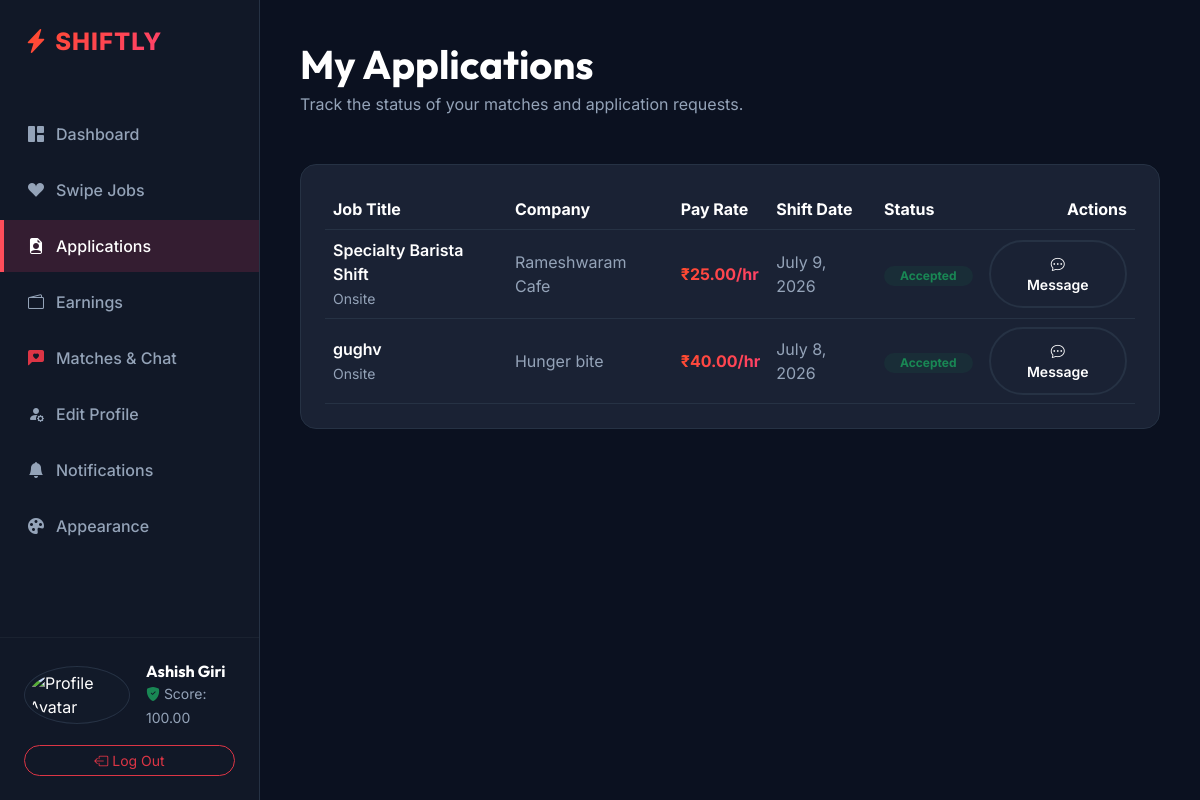
/api/v1/students/applications/ (signed in), run on an earlier commit of the app's database.
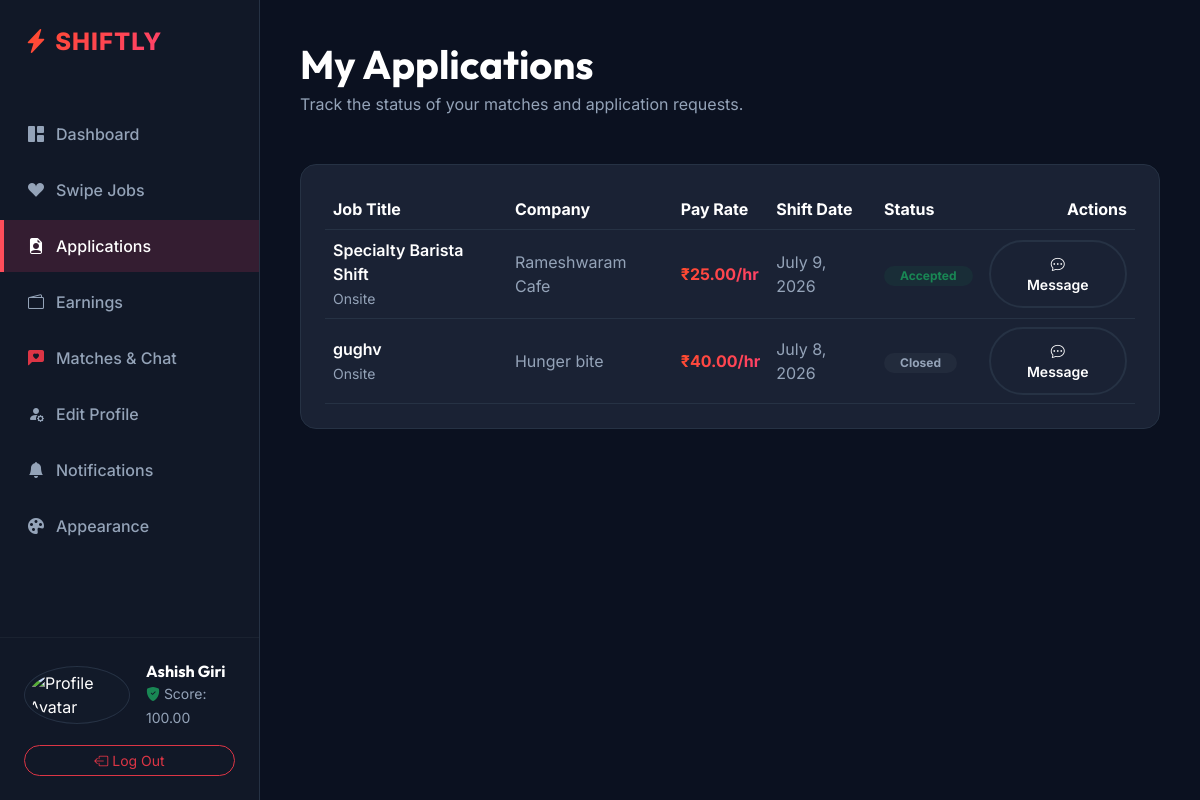
And on a later commit of the database.
### matches/models.py (models this page shows, shortened)
class JobApplication(models.Model):
    class ApplicationStatus(models.TextChoices):
        APPLIED = 'applied', 'Applied'
        SHORTLISTED = 'shortlisted', 'Shortlisted'
        OFFERED = 'offered', 'Offered'
        ACCEPTED = 'accepted', 'Accepted'
        REJECTED = 'rejected', 'Rejected'
        WITHDRAWN = 'withdrawn', 'Withdrawn'
        CLOSED = 'closed', 'Closed'
    match = models.OneToOneField(Match, on_delete=models.SET_NULL, null=True, blank=True, related_name='application')
    student = models.ForeignKey(StudentProfile, on_delete=models.RESTRICT, related_name='applications')
    job = models.ForeignKey(JobPosting, on_delete=models.RESTRICT, related_name='applications')
    status = models.CharField(max_length=20, choices=ApplicationStatus.choices, default=ApplicationStatus.APPLIED)
    cover_letter = models.TextField(blank=True, null=True)
    created_at = models.DateTimeField(auto_now_add=True)
    updated_at = models.DateTimeField(auto_now=True)

### jobs/models.py (models this page shows, shortened)
class JobPosting(models.Model):
    class WorkType(models.TextChoices):
        REMOTE = 'remote', 'Remote'
        HYBRID = 'hybrid', 'Hybrid'
        ONSITE = 'onsite', 'Onsite'
    class RateType(models.TextChoices):
        HOURLY = 'hourly', 'Hourly'
        FIXED = 'fixed', 'Fixed'
    class JobStatus(models.TextChoices):
        DRAFT = 'draft', 'Draft'
        ACTIVE = 'active', 'Active'
        FILLED = 'filled', 'Filled'
        ARCHIVED = 'archived', 'Archived'
        CANCELLED = 'cancelled', 'Cancelled'
    class JobCategory(models.TextChoices):
        CAFE_RESTAURANT = 'cafe_restaurant', '☕ Cafe / Restaurant'
        RETAIL_SHOP = 'retail_shop', '🛍 Retail Shop'
        OFFICE_ASSISTANT = 'office_assistant', '🏢 Office Assistant'
        EVENT_STAFFING = 'event_staffing', '🎪 Event Staffing'
        DELIVERY_PARTNER = 'delivery_partner', '🚚 Delivery Partner'
        VIDEO_EDITOR = 'video_editor', '🎥 Video Editor'
        GRAPHIC_DESIGNER = 'graphic_designer', '🎨 Graphic Designer'
        SOFTWARE_DEVELOPER = 'software_developer', '💻 Software Developer'
    class JobMode(models.TextChoices):
        ONSITE = 'onsite', 'On-site'
        REMOTE = 'remote', 'Remote'
    uuid = models.UUIDField(default=uuid.uuid4, editable=False, unique=True)
    business = models.ForeignKey(BusinessProfile, on_delete=models.RESTRICT, related_name='jobs')
    title = models.CharField(max_length=255)
    description = models.TextField()
    work_type = models.CharField(max_length=20, choices=WorkType.choices, default=WorkType.ONSITE)
    location_name = models.CharField(max_length=255)
    latitude = models.DecimalField(max_digits=10, decimal_places=8)
    longitude = models.DecimalField(max_digits=11, decimal_places=8)
    base_pay = models.DecimalField(max_digits=10, decimal_places=2)
    rate_type = models.CharField(max_length=20, choices=RateType.choices, default=RateType.HOURLY)
    start_date = models.DateField()
    end_date = models.DateField()
    shift_start_time = models.TimeField()
    shift_end_time = models.TimeField()
    slots_available = models.PositiveIntegerField(default=1)
    slots_filled = models.PositiveIntegerField(default=0)
    status = models.CharField(max_length=20, choices=JobStatus.choices, default=JobStatus.DRAFT)
    category = models.CharField(max_length=50, choices=JobCategory.choices, default=JobCategory.CAFE_RESTAURANT)
    job_mode = models.CharField(max_length=20, choices=JobMode.choices, default=JobMode.ONSITE)
    hiring_radius = models.DecimalField(max_digits=5, decimal_places=2, default=4.00, null=True, blank=True)
    is_urgent = models.BooleanField(default=False)
    created_at = models.DateTimeField(auto_now_add=True)
    updated_at = models.DateTimeField(auto_now=True)

### businesses/models.py (models this page shows, shortened)
class BusinessProfile(models.Model):
    class VerificationStatus(models.TextChoices):
        PENDING = 'pending', 'Pending'
        VERIFIED = 'verified', 'Verified'
        REJECTED = 'rejected', 'Rejected'
    user = models.OneToOneField(settings.AUTH_USER_MODEL, on_delete=models.CASCADE, related_name='business_profile')
    company_name = models.CharField(max_length=150)
    company_logo_url = models.URLField(max_length=255, blank=True, null=True)
    website_url = models.URLField(max_length=255, blank=True, null=True)
    description = models.TextField(blank=True, null=True)
    industry = models.CharField(max_length=100)
    business_registration_no = models.CharField(max_length=50, unique=True)
    tax_id = models.CharField(max_length=50, blank=True, null=True)
    verification_status = models.CharField(
        max_length=20,
        choices=VerificationStatus.choices,
        default=VerificationStatus.PENDING
    )
    reputation_score = models.DecimalField(max_digits=5, decimal_places=2, default=100.00)
    latitude = models.DecimalField(max_digits=10, decimal_places=8, null=True, blank=True)
    longitude = models.DecimalField(max_digits=11, decimal_places=8, null=True, blank=True)
    created_at = models.DateTimeField(auto_now_add=True)
    updated_at = models.DateTimeField(auto_now=True)

### students/views.py (the view)
# urls.py: path('applications/', ApplicationsListView.as_view(), name='student_applications'),
class ApplicationsListView(StudentRequiredMixin, ListView):
    template_name = 'students/applications.html'
    context_object_name = 'applications'
    def get_queryset(self):
        profile = get_object_or_404(StudentProfile, user=self.request.user)
        return JobApplication.objects.filter(student=profile).select_related(
            'job__business',
            'match',
            'match__chat_room',
        ).order_by('-created_at')

### students/views.py (called while the page is built)
    def dispatch(self, request, *args, **kwargs):
        if not request.user.is_authenticated:
            return self.handle_no_permission()
        if request.user.role != 'student' or not request.user.is_active or request.user.status != User.AccountStatus.APPROVED:
            raise PermissionDenied("Only approved students can access this area.")
        return super().dispatch(request, *args, **kwargs)

### templates/students/applications.html (shortened to what this page needs)
{% extends 'students/base.html' %}
{% block content %}
<div class="container-fluid p-0">
    <div class="mb-5">
        <h1 class="text-white mb-1">My Applications</h1>
        <p class="text-muted mb-0">Track the status of your matches and application requests.</p>
    </div>
    <div class="dash-card p-4">
        {% if applications %}
            <div class="table-responsive">
                <table class="table table-dark table-hover align-middle mb-0" style="--bs-table-bg: transparent; --bs-table-border-color: var(--dark-border);">
                    <thead>
                        <tr class="text-muted">
                            <th>Job Title</th>
                            <th>Company</th>
                            <th>Pay Rate</th>
                            <th>Shift Date</th>
                            <th>Status</th>
                            <th class="text-end">Actions</th>
                        </tr>
                    </thead>
                    <tbody>
                        {% for app in applications %}
                            <tr>
                                <td>
                                    <div class="fw-semibold text-white">{{ app.job.title }}</div>
                                    <small class="text-muted">{{ app.job.work_type|capfirst }}</small>
                                </td>
                                <td class="text-muted">{{ app.job.business.company_name }}</td>
                                <td>
                                    <span class="text-gradient-coral fw-bold">₹{{ app.job.base_pay }}/hr</span>
                                </td>
                                <td class="text-muted">
                                    {{ app.job.start_date }}
                                </td>
                                <td>
                                    <span class="badge
                                        {% if app.status == 'accepted' or app.status == 'offered' %}bg-success
                                        {% elif app.status == 'applied' or app.status == 'shortlisted' %}bg-warning
                                        {% else %}bg-secondary{% endif %}
                                        bg-opacity-10
                                        text-{% if app.status == 'accepted' or app.status == 'offered' %}success{% elif app.status == 'applied' or app.status == 'shortlisted' %}warning{% else %}secondary{% endif %}
                                        px-3 py-1.5 rounded-pill">
                                        {{ app.status|capfirst }}
                                    </span>
                                </td>
                                <td class="text-end">
                                    {% if app.match and app.match.chat_room %}
                                        <a href="{% url 'student_matches' %}?open={{ app.match.chat_room.uuid }}"
                                           class="btn btn-premium-outline btn-sm rounded-pill">
                                            <i class="bi bi-chat-dots"></i> Message
                                        </a>
                                    {% elif app.match %}
                                        <a href="{% url 'student_matches' %}"
                                           class="btn btn-premium-outline btn-sm rounded-pill">
                                            <i class="bi bi-chat-dots"></i> Message
                                        </a>
                                    {% else %}
                                        <button class="btn btn-premium-outline btn-sm rounded-pill" disabled>Pending Match</button>
                                    {% endif %}
                                </td>
                            </tr>
                        {% endfor %}
                    </tbody>
                </table>
            </div>
        {% endif %}
    </div>
</div>
{% endblock %}

What changed in the data, as far as the page shows it:
changed JobApplication "gughv": status "Accepted" → "Closed"
